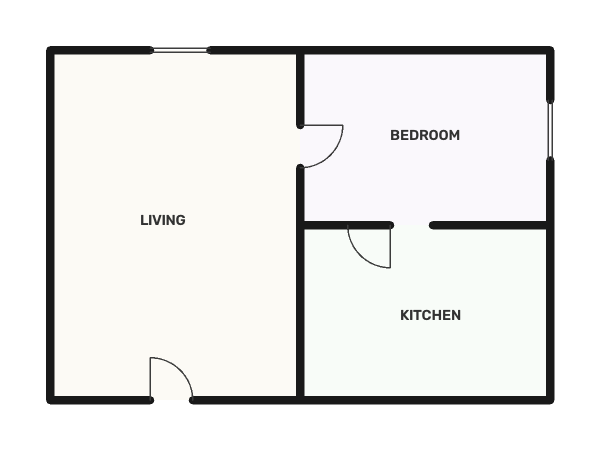
#> input picture fixtures/sample_floorplan.png, 1200 x 900 px (shown at 1/2 size)
$ python -i preprocess.py   (imports and definitions only)
#> lines starting #> are read from the running program, lines starting #| are printed output that depends on the picture; after the words box and inside, x2 and y2 are one past the last pixel; in counts of white or black regions, pixels touching at a corner belong together
"""
Image preprocessing stage: deskewing, content-cropping, and downscaling.
"""

from __future__ import annotations
import math
from dataclasses import dataclass
from pathlib import Path
from typing import Tuple, Optional
import numpy as np


@dataclass
class PreparedImage:
    """Preprocessed image ready for computer-vision feature extraction."""
    bgr: np.ndarray
    gray: np.ndarray
    scale_factor: float        # original_px / working_px
    crop_offset: Tuple[int, int]  # (x, y) offset in original image
    orig_w: int
    orig_h: int
    working_w: int
    working_h: int


class ImagePreprocessor:
    """Handles loading, deskewing, content-area cropping, and normalization."""

    def __init__(self, max_dim: int = 1600):
        self.max_dim = max_dim

    def run(self, image_path: Path | str) -> PreparedImage:
        """Loads and preprocesses image from path."""
#> called with image_path = '../../fixtures/sample_floorplan.png'
        import cv2

        path_str = str(image_path)
        img = cv2.imread(path_str)
#> img is the input picture: shape (900, 1200, 3); mean B, G, R 234.3, 235.8, 236.1
        if img is None:
            raise FileNotFoundError(f"Failed to load image from: {path_str}")

        orig_h, orig_w = img.shape[:2]
#> orig_h = 900; orig_w = 1200

        # 1. Deskew (if significant rotation detected)
        deskewed = self._deskew(img)

        # 2. Content Crop (removes empty borders, legends, title blocks)
        cropped, crop_x, crop_y = self._content_crop(deskewed)

        # 3. Scale to normalized working size
        crop_h, crop_w = cropped.shape[:2]
        max_size = max(crop_w, crop_h)
        if max_size > self.max_dim:
            scale = self.max_dim / float(max_size)
            new_w = int(round(crop_w * scale))
            new_h = int(round(crop_h * scale))
            working_bgr = cv2.resize(cropped, (new_w, new_h), interpolation=cv2.INTER_AREA)
            scale_factor = 1.0 / scale
        elif max_size < 400:
            target_dim = 900.0
            scale = target_dim / float(max_size)
            new_w = int(round(crop_w * scale))
            new_h = int(round(crop_h * scale))
            working_bgr = cv2.resize(cropped, (new_w, new_h), interpolation=cv2.INTER_CUBIC)
            scale_factor = 1.0 / scale
        else:
            working_bgr = cropped
            scale_factor = 1.0

        working_gray = cv2.cvtColor(working_bgr, cv2.COLOR_BGR2GRAY)
        wh, ww = working_bgr.shape[:2]

        return PreparedImage(
            bgr=working_bgr,
            gray=working_gray,
            scale_factor=scale_factor,
            crop_offset=(crop_x, crop_y),
            orig_w=orig_w,
            orig_h=orig_h,
            working_w=ww,
            working_h=wh,
        )

    def _deskew(self, img: np.ndarray) -> np.ndarray:
        """Estimates and corrects rotation angle if > 0.5 degrees."""
        import cv2

        gray = cv2.cvtColor(img, cv2.COLOR_BGR2GRAY)
        edges = cv2.Canny(gray, 50, 150, apertureSize=3)
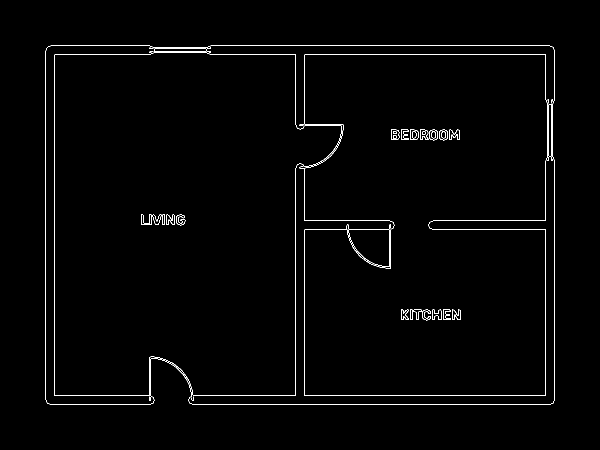
#> edges: shape (900, 1200) (shown at 1/2 size); 1.1% white in thin lines or dots, all inside (x1, y1, x2, y2) = (91, 91, 1109, 809)
        lines = cv2.HoughLinesP(edges, 1, np.pi / 180, threshold=100, minLineLength=80, maxLineGap=10)
#> lines = 22 rows, first 6: [383, 791, 591, 791], [384, 808, 1101, 808], [110, 108, 301, 108], [421, 91, 1099, 91], [108, 790, 108, 110], [591, 249, 591, 109]

        if lines is None or len(lines) < 4:
            return img

        angles = []
        for line in lines:
            x1, y1, x2, y2 = line.ravel()[:4]
            deg = math.degrees(math.atan2(y2 - y1, x2 - x1)) % 180.0
            # Fold to nearest horizontal or vertical: deviation from 0, 90, 180
            dev_h = deg if deg <= 45 else (deg - 180 if deg >= 135 else None)
            dev_v = (deg - 90) if 45 < deg < 135 else None
            dev = dev_h if dev_h is not None else dev_v
            if dev is not None and abs(dev) < 15.0:
                angles.append(dev)
#> this loop made 22 passes
#> (x1, y1, x2, y2, deg) on passes 1 to 12: (383, 791, 591, 791, 0), (384, 808, 1101, 808, 0), (110, 108, 301, 108, 0), (421, 91, 1099, 91, 0), (108, 790, 108, 110, 90), (591, 249, 591, 109, 90), (91, 799, 91, 101, 90), (608, 790, 608, 460, 90), (1108, 801, 1108, 319, 90), (1091, 791, 1091, 459, 90), (866, 441, 1091, 441, 0), (864, 458, 1090, 458, 0)
#> after the loop, angles = [0, 0, 0, 0, 0, 0, 0, 0, 0, 0, 0, 0, 0, 0, 0, 0, 0, 0, 0, 0, 0, 0]

        if not angles:
            return img

        median_angle = float(np.median(angles))
#> median_angle = 0
        if abs(median_angle) < 0.5:
            return img

        # Rotate around center
        h, w = img.shape[:2]
        center = (w // 2, h // 2)
        matrix = cv2.getRotationMatrix2D(center, median_angle, 1.0)
        deskewed = cv2.warpAffine(img, matrix, (w, h), flags=cv2.INTER_LINEAR, borderMode=cv2.BORDER_REPLICATE)
        return deskewed

    def _content_crop(self, img: np.ndarray) -> Tuple[np.ndarray, int, int]:
        """Detects bounding box of architectural content and crops out margins."""
        import cv2

        gray = cv2.cvtColor(img, cv2.COLOR_BGR2GRAY)
        # Ink detection: pixels darker than light background
        ink = (gray < 235).astype(np.uint8) * 255
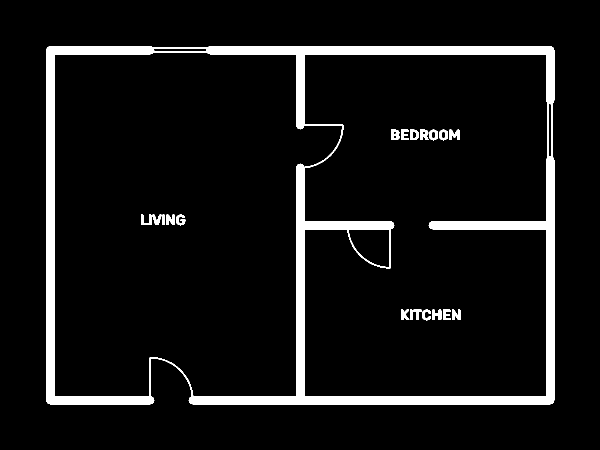
#> ink: shape (900, 1200) (shown at 1/2 size); 7.2% white; 21 white regions, largest, box (x1, y1, x2, y2) and area: (92, 92, 1109, 809) 73142, (899, 259, 919, 280) 293, (782, 259, 799, 280) 285

        # If image is mostly dark (inverted/dark mode blueprint), invert it
        if np.mean(gray) < 128:
            ink = (gray > 30).astype(np.uint8) * 255

        # Morph close to unify floorplan elements
        ksize = max(5, int(min(img.shape[:2]) * 0.02))
#> ksize = 18
        kernel = cv2.getStructuringElement(cv2.MORPH_RECT, (ksize, ksize))
        closed = cv2.morphologyEx(ink, cv2.MORPH_CLOSE, kernel)
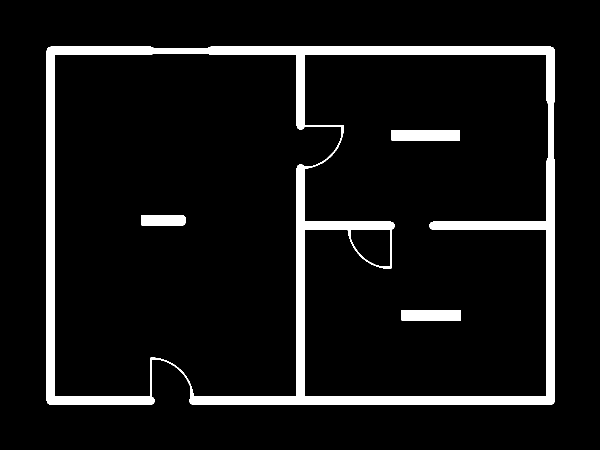
#> closed: shape (900, 1200) (shown at 1/2 size); 7.6% white; 4 white regions

        contours, _ = cv2.findContours(closed, cv2.RETR_EXTERNAL, cv2.CHAIN_APPROX_SIMPLE)
#> contours = 1 contour; box (x1, y1, x2, y2) and area: (93, 93, 1110, 810) 720788
        if not contours:
            return img, 0, 0

        # Find bounding box of all significant ink
        h, w = img.shape[:2]
#> h = 900; w = 1200
        min_area = (w * h) * 0.05
#> min_area = 54000
        significant = [c for c in contours if cv2.contourArea(c) > min_area]
#> significant has the same summary as contours

        if not significant:
            # Fall back to largest contour
            largest = max(contours, key=cv2.contourArea)
            x, y, cw, ch = cv2.boundingRect(largest)
        else:
            # Union of significant contours
            x_min = min(cv2.boundingRect(c)[0] for c in significant)
#> x_min = 93
            y_min = min(cv2.boundingRect(c)[1] for c in significant)
#> y_min = 93
            x_max = max(cv2.boundingRect(c)[0] + cv2.boundingRect(c)[2] for c in significant)
#> x_max = 1110
            y_max = max(cv2.boundingRect(c)[1] + cv2.boundingRect(c)[3] for c in significant)
#> y_max = 810
            x, y, cw, ch = x_min, y_min, x_max - x_min, y_max - y_min
#> x = 93; y = 93; cw = 1017; ch = 717

        # Add 15px padding
        pad = 15
        x0 = max(0, x - pad)
#> x0 = 78
        y0 = max(0, y - pad)
#> y0 = 78
        x1 = min(w, x + cw + pad)
#> x1 = 1125
        y1 = min(h, y + ch + pad)
#> y1 = 825

        # Only crop if it removes at least 5% border
        if (x1 - x0) < w * 0.98 or (y1 - y0) < h * 0.98:
            return img[y0:y1, x0:x1], x0, y0

        return img, 0, 0

>>> result = ImagePreprocessor().run('../../fixtures/sample_floorplan.png')
#> in run, `cropped, crop_x, crop_y = self._content_crop(deskewed)`:
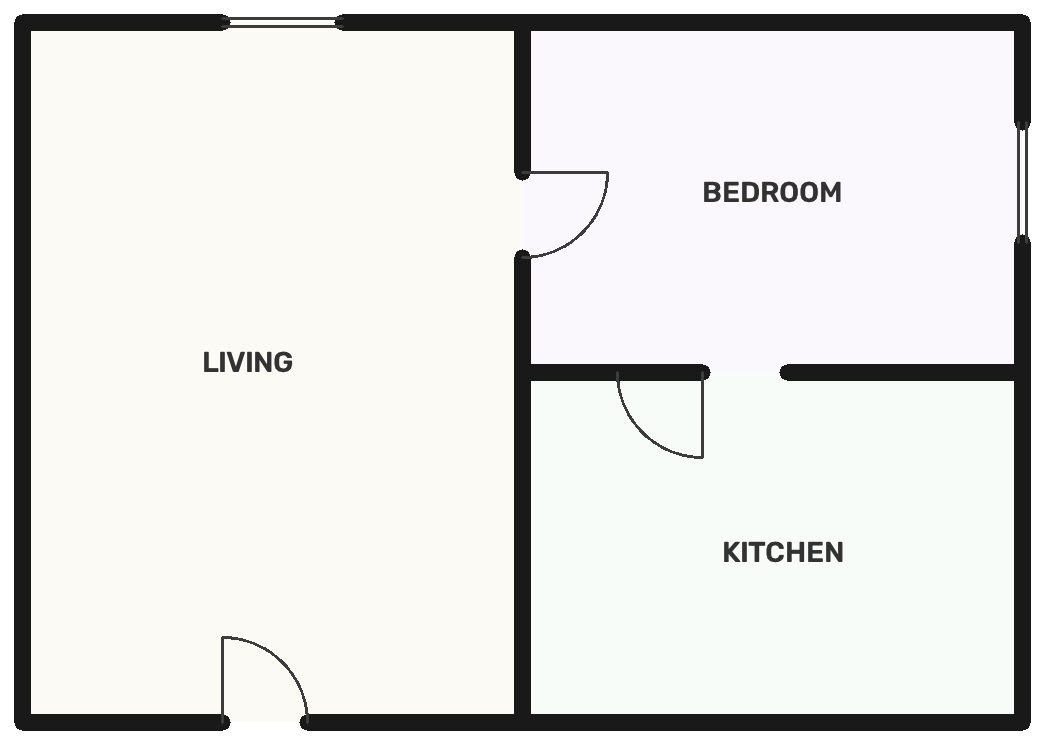
#> cropped: shape (747, 1047, 3); mean B, G, R 226.4, 228.5, 228.9
#> in run, `cropped, crop_x, crop_y = self._content_crop(deskewed)`: crop_x = 78
